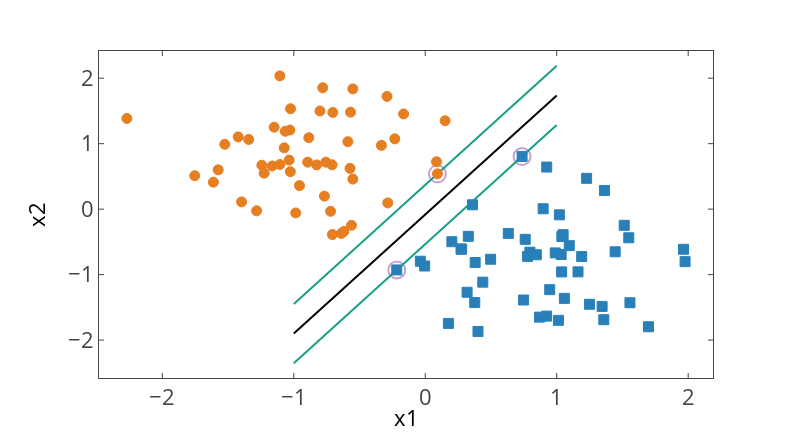

Notebook cell for this chart:
### Markdown cell above
### Wende Hard-Margin SVM auf Daten an
Beachte, ein hoher C-Wert führt zur Hard-Margin SVM!

### Code cell
svm = SVC(kernel="linear",C=10**6)
svm.fit(X,y)
plot_data(X,y,svm,interactive=True)
